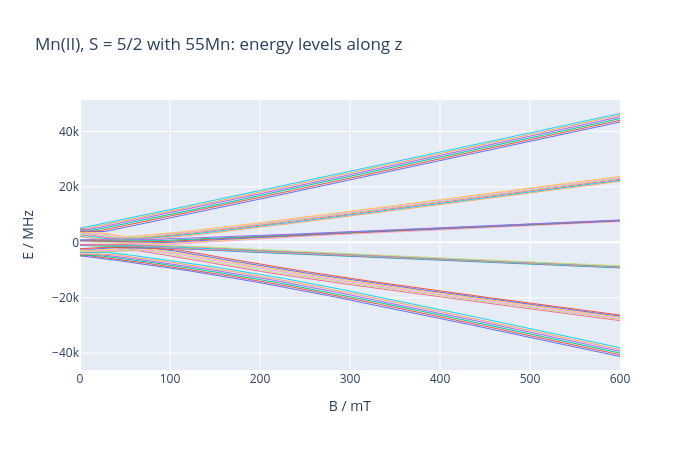

Notebook source saved alongside this figure:
### Markdown cell above
The Zeeman diagram of the Mn(II) system above, with the field along the
molecular z axis, is EasySpin's `levels` example; `D` splits the `S = 5/2`
manifold at zero field and the 55Mn hyperfine coupling splits each line into
six:

### Code cell
import plotly.graph_objects as go

fields = np.linspace(0, 600, 301)  # mT
E_mn = es.levels(mn, "z", fields)  # (301, 36)
fig = go.Figure()
for k in range(E_mn.shape[1]):
    fig.add_trace(go.Scatter(x=fields, y=E_mn[:, k], mode="lines", line={"width": 1}, showlegend=False))
fig.update_layout(
    title="Mn(II), S = 5/2 with 55Mn: energy levels along z",
    xaxis_title="B / mT",
    yaxis_title="E / MHz",
    width=700,
    height=450,
)
fig

### Figure 1 — Plotly figure (JSON) as saved in the notebook; plotly's stock layout.template omitted (floating-point values rounded to 4 significant figures; data arrays with more than 128 entries replaced by an {"elided": "..."} marker saying what was removed)
{"data": [{"line": {"width": 1}, "mode": "lines", "showlegend": false, "x": {"elided": "301 float values"}, "y": {"elided": "301 float values"}, "type": "scatter"}, {"line": {"width": 1}, "mode": "lines", "showlegend": false, "x": {"elided": "301 float values"}, "y": {"elided": "301 float values"}, "type": "scatter"}, {"line": {"width": 1}, "mode": "lines", "showlegend": false, "x": {"elided": "301 float values"}, "y": {"elided": "301 float values"}, "type": "scatter"}, {"line": {"width": 1}, "mode": "lines", "showlegend": false, "x": {"elided": "301 float values"}, "y": {"elided": "301 float values"}, "type": "scatter"}, {"line": {"width": 1}, "mode": "lines", "showlegend": false, "x": {"elided": "301 float values"}, "y": {"elided": "301 float values"}, "type": "scatter"}, {"line": {"width": 1}, "mode": "lines", "showlegend": false, "x": {"elided": "301 float values"}, "y": {"elided": "301 float values"}, "type": "scatter"}, {"line": {"width": 1}, "mode": "lines", "showlegend": false, "x": {"elided": "301 float values"}, "y": {"elided": "301 float values"}, "type": "scatter"}, {"line": {"width": 1}, "mode": "lines", "showlegend": false, "x": {"elided": "301 float values"}, "y": {"elided": "301 float values"}, "type": "scatter"}, {"line": {"width": 1}, "mode": "lines", "showlegend": false, "x": {"elided": "301 float values"}, "y": {"elided": "301 float values"}, "type": "scatter"}, {"line": {"width": 1}, "mode": "lines", "showlegend": false, "x": {"elided": "301 float values"}, "y": {"elided": "301 float values"}, "type": "scatter"}, {"line": {"width": 1}, "mode": "lines", "showlegend": false, "x": {"elided": "301 float values"}, "y": {"elided": "301 float values"}, "type": "scatter"}, {"line": {"width": 1}, "mode": "lines", "showlegend": false, "x": {"elided": "301 float values"}, "y": {"elided": "301 float values"}, "type": "scatter"}, {"line": {"width": 1}, "mode": "lines", "showlegend": false, "x": {"elided": "301 float values"}, "y": {"elided": "301 float values"}, "type": "scatter"}, {"line": {"width": 1}, "mode": "lines", "showlegend": false, "x": {"elided": "301 float values"}, "y": {"elided": "301 float values"}, "type": "scatter"}, {"line": {"width": 1}, "mode": "lines", "showlegend": false, "x": {"elided": "301 float values"}, "y": {"elided": "301 float values"}, "type": "scatter"}, {"line": {"width": 1}, "mode": "lines", "showlegend": false, "x": {"elided": "301 float values"}, "y": {"elided": "301 float values"}, "type": "scatter"}, {"line": {"width": 1}, "mode": "lines", "showlegend": false, "x": {"elided": "301 float values"}, "y": {"elided": "301 float values"}, "type": "scatter"}, {"line": {"width": 1}, "mode": "lines", "showlegend": false, "x": {"elided": "301 float values"}, "y": {"elided": "301 float values"}, "type": "scatter"}, {"line": {"width": 1}, "mode": "lines", "showlegend": false, "x": {"elided": "301 float values"}, "y": {"elided": "301 float values"}, "type": "scatter"}, {"line": {"width": 1}, "mode": "lines", "showlegend": false, "x": {"elided": "301 float values"}, "y": {"elided": "301 float values"}, "type": "scatter"}, {"line": {"width": 1}, "mode": "lines", "showlegend": false, "x": {"elided": "301 float values"}, "y": {"elided": "301 float values"}, "type": "scatter"}, {"line": {"width": 1}, "mode": "lines", "showlegend": false, "x": {"elided": "301 float values"}, "y": {"elided": "301 float values"}, "type": "scatter"}, {"line": {"width": 1}, "mode": "lines", "showlegend": false, "x": {"elided": "301 float values"}, "y": {"elided": "301 float values"}, "type": "scatter"}, {"line": {"width": 1}, "mode": "lines", "showlegend": false, "x": {"elided": "301 float values"}, "y": {"elided": "301 float values"}, "type": "scatter"}, {"line": {"width": 1}, "mode": "lines", "showlegend": false, "x": {"elided": "301 float values"}, "y": {"elided": "301 float values"}, "type": "scatter"}, {"line": {"width": 1}, "mode": "lines", "showlegend": false, "x": {"elided": "301 float values"}, "y": {"elided": "301 float values"}, "type": "scatter"}, {"line": {"width": 1}, "mode": "lines", "showlegend": false, "x": {"elided": "301 float values"}, "y": {"elided": "301 float values"}, "type": "scatter"}, {"line": {"width": 1}, "mode": "lines", "showlegend": false, "x": {"elided": "301 float values"}, "y": {"elided": "301 float values"}, "type": "scatter"}, {"line": {"width": 1}, "mode": "lines", "showlegend": false, "x": {"elided": "301 float values"}, "y": {"elided": "301 float values"}, "type": "scatter"}, {"line": {"width": 1}, "mode": "lines", "showlegend": false, "x": {"elided": "301 float values"}, "y": {"elided": "301 float values"}, "type": "scatter"}, {"line": {"width": 1}, "mode": "lines", "showlegend": false, "x": {"elided": "301 float values"}, "y": {"elided": "301 float values"}, "type": "scatter"}, {"line": {"width": 1}, "mode": "lines", "showlegend": false, "x": {"elided": "301 float values"}, "y": {"elided": "301 float values"}, "type": "scatter"}, {"line": {"width": 1}, "mode": "lines", "showlegend": false, "x": {"elided": "301 float values"}, "y": {"elided": "301 float values"}, "type": "scatter"}, {"line": {"width": 1}, "mode": "lines", "showlegend": false, "x": {"elided": "301 float values"}, "y": {"elided": "301 float values"}, "type": "scatter"}, {"line": {"width": 1}, "mode": "lines", "showlegend": false, "x": {"elided": "301 float values"}, "y": {"elided": "301 float values"}, "type": "scatter"}, {"line": {"width": 1}, "mode": "lines", "showlegend": false, "x": {"elided": "301 float values"}, "y": {"elided": "301 float values"}, "type": "scatter"}], "layout": {"title": {"text": "Mn(II), S = 5/2 with 55Mn: energy levels along z"}, "xaxis": {"title": {"text": "B / mT"}}, "yaxis": {"title": {"text": "E / MHz"}}, "width": 700, "height": 450}}
